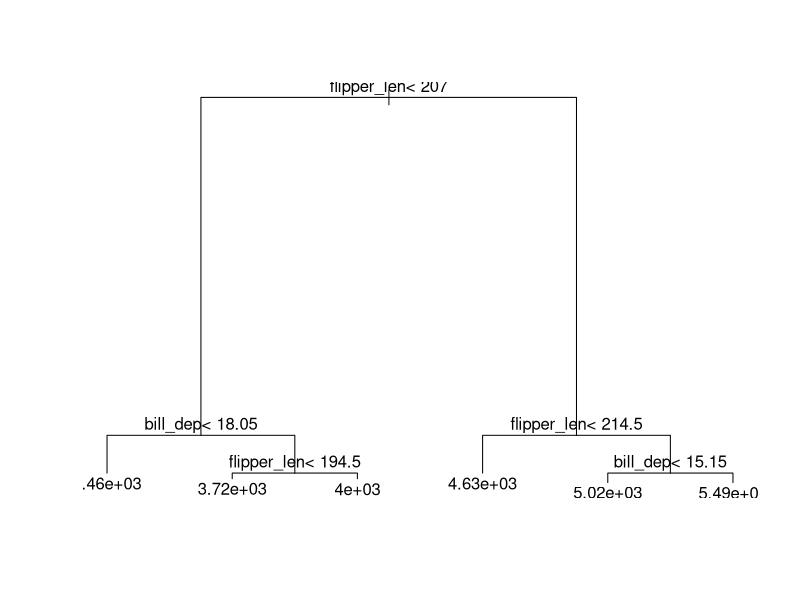
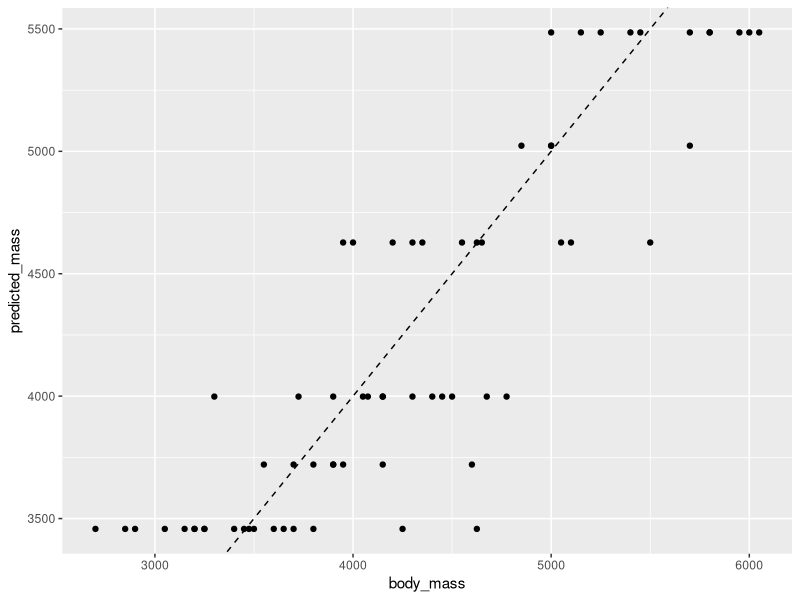
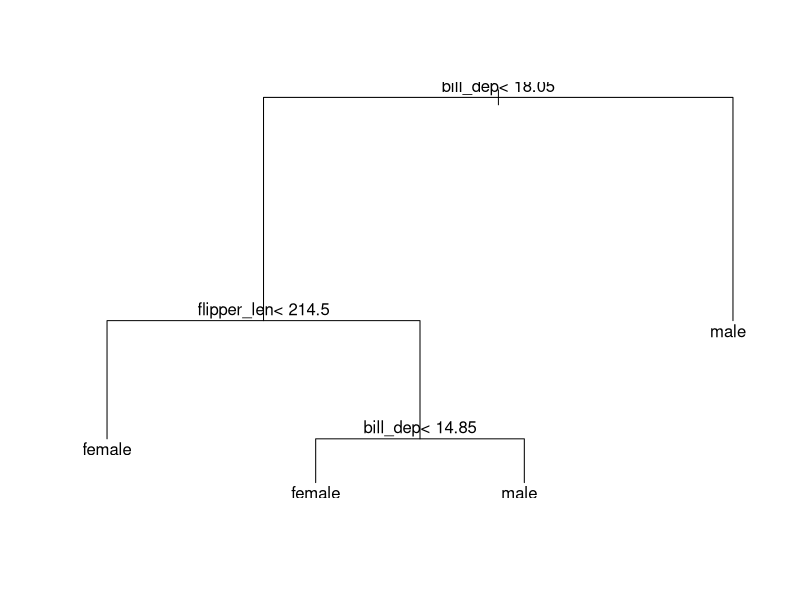
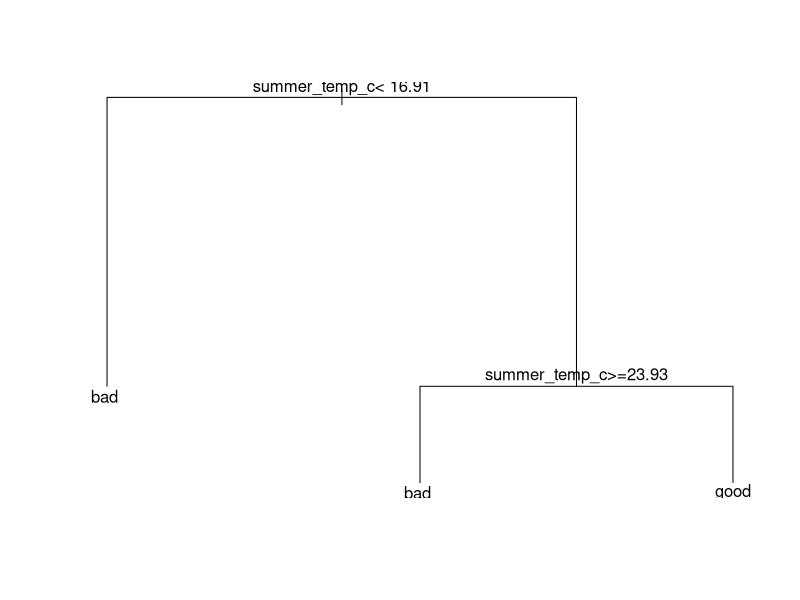

Write R code to recreate these figures, in order.
## ---- chunk 1
#| label: load_packages
#| echo: true
#| message: false
library(dplyr)
library(ggplot2)
library(rpart)
library(Metrics)
## ---- chunk 2
#| label: pipe_explanation_1
#| echo: true
#| results: false

c(3, 4, 5) |>
  mean()

## ---- chunk 3
#| label: pipe_explanation_2
#| echo: true
#| results: false

mean(c(3, 4, 5))

## ---- chunk 4
#| label: read_penguins
#| echo: true

penguins <- penguins |>
  # remove NAs to avoid downstream issues
  tidyr::drop_na()
head(penguins)
str(penguins)
## ---- chunk 5
#| label: split_train_test
#| echo: true

nrow_train <- ceiling(0.8 * nrow(penguins)) # ceiling used to make it an integer

set.seed(424) # set a seed for consistent splits if re-run

penguins_train <- penguins |>
  # make row number a column to use as id
  dplyr::mutate(rownum = dplyr::row_number()) |>
  # slice random sample
  dplyr::slice_sample(n = nrow_train)

str(penguins_train)
  

penguins_test <- penguins |>
  # make row number a column to use as id
  dplyr::mutate(rownum = dplyr::row_number()) |>
  # test set is what is left, ids not found in train
  dplyr::filter(!rownum %in% penguins_train$rownum)

str(penguins_test)
## ---- chunk 6
#| label: build_mod_mass
#| echo: true
#| fig-width: 12
#| fig-height: 7
#| fig-align: left
#| column: page-right

mod_mass <- rpart(body_mass ~ flipper_len + bill_dep,
                  data = penguins_train,
                  method = "anova")

# Visualize the tree
plot(mod_mass)
text(mod_mass, digits = 3)
## ---- chunk 7
#| label: predict_mod_mass
#| echo: true
#| fig-width: 8
#| fig-height: 6
#| fig-align: center

# save predictions as new column in penguins_test
penguins_test$predicted_mass <- predict(mod_mass, penguins_test)

# plot to visually assess
ggplot(data = penguins_test,
       aes(x = body_mass, y = predicted_mass)) +
  geom_point() +
  geom_abline(slope = 1, intercept = 0, lty = "dashed")
## ---- chunk 8
#| label: calc_mod_mass_metrics
#| echo: true
#| fig-width: 8
#| fig-height: 6
#| fig-align: center

# root mean squared error manual calculation
sqrt( sum( (penguins_test$body_mass - penguins_test$predicted_mass)^2 ) / nrow(penguins_test) )

# or use the Metrics package
rmse <- Metrics::rmse(actual = penguins_test$body_mass, 
                      predicted = penguins_test$predicted_mass)
rmse

mean(penguins_test$body_mass)
rmse / mean(penguins_test$body_mass)

## ---- chunk 9

penguins_train$fitted_mass <- predict(mod_mass, penguins_train)

Metrics::rmse(actual = penguins_train$body_mass, 
              predicted = penguins_train$fitted_mass)


## ---- chunk 10
#| label: build_mod_sex
#| echo: true
#| fig-width: 8
#| fig-height: 8
#| fig-align: center

mod_sex <- rpart(sex ~ flipper_len + bill_dep,
                 data = penguins_train,
                 method = "class")

# Visualize the tree
plot(mod_sex)
text(mod_sex, digits = 3)
## ---- chunk 11
#| label: predict_mod_sex
#| echo: true
#| fig-width: 8
#| fig-height: 6
#| fig-align: center

# predictions come as probabilities of each class
predict(mod_sex, penguins_test) |>
  head()

# save predictions as new column in penguins_test
penguins_test$predicted_sex <- 
  # reduce predicted probabilities to just the predicted sex
  predict(mod_sex, penguins_test) |>
  as.data.frame() |>
  dplyr::mutate(predicted_sex = ifelse(female > male, "female", "male")) |>
  dplyr::pull(predicted_sex)

## ---- chunk 12
#| label: confmat_mod_sex

# calculate the confusion matrix, manually
penguins_test |>
  dplyr::group_by(sex, predicted_sex) |>
  dplyr::summarize(count = dplyr::n(), .groups = "drop") |>
  tidyr::pivot_wider(id_cols = sex, names_from = predicted_sex,
                     names_prefix = "predicted_", values_from = count)
## ---- chunk 13
#| label: calc_accuracy

Metrics::accuracy(actual = penguins_test$sex,
                  predicted = penguins_test$predicted_sex)
## ---- chunk 14

penguins_train$fitted_sex <- # reduce predicted probabilities to just the predicted sex
  predict(mod_sex, penguins_train) |>
  as.data.frame() |>
  dplyr::mutate(fitted_sex = ifelse(female > male, "female", "male")) |>
  dplyr::pull(fitted_sex)


Metrics::accuracy(actual = penguins_train$sex, 
                  predicted = penguins_train$fitted_sex)


## ---- chunk 15
#| label: redfish_read
#| echo: true

redfish_data <- read.csv("../data/redfish_recruitment.csv")
str(redfish_data)
## ---- chunk 16
#| label: redfish_traintest
#| echo: true

range(redfish_data$year)

year_split <- 2000

redfish_train <- redfish_data |>
  dplyr::filter(year <= 2000)

redfish_test <- redfish_data |>
  dplyr::filter(year > 2000)
## ---- chunk 17
#| label: redfish_modbuild
#| echo: true

mod_redfish_train <- rpart(
  recruitment ~ spring_temp_c + summer_temp_c + bluefish_index,
  data = redfish_train,
  method = "class"
)

# Visualize the tree
plot(mod_redfish_train)
text(mod_redfish_train, digits = 3)

## ---- chunk 18
#| label: redfish_modeval
#| echo: true

redfish_test$pred_recruitment <- 
  # reduce predicted probabilities to just the predicted sex
  predict(mod_redfish_train, redfish_test) |>
  as.data.frame() |>
  dplyr::mutate(pred_recruitment = ifelse(good > bad, "good", "bad")) |>
  dplyr::pull(pred_recruitment)

redfish_test |>
  dplyr::group_by(recruitment, pred_recruitment) |>
  dplyr::summarize(count = dplyr::n(), .groups = "drop") |>
  tidyr::pivot_wider(id_cols = recruitment, names_from = pred_recruitment,
                     names_prefix = "predicted_", values_from = count)

Metrics::accuracy(actual = redfish_test$recruitment,
                  predicted = redfish_test$pred_recruitment)

## ---- chunk 19
Metrics::accuracy(actual = redfish_test$recruitment,
                  predicted = rep("good", nrow(redfish_test)))
